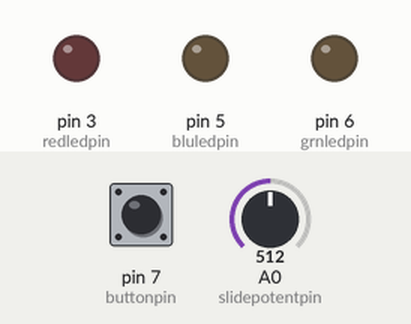
This sketch was run on a simulated Arduino Uno, built with avr-gcc and run on an emulated ATmega328P. Parts: output pins drawn as LEDs (lit = HIGH). The test bench sets the inputs (shaded band); at power-on: pin 7 (buttonpin) LOW, A0 (slidepotentpin) = 512.

Above: at 1.2 s.
1.3 s: pin 7 (buttonpin) pulled HIGH for 0.15 s
4.4 s: A0 (slidepotentpin) set to 122
At 5.45 s:
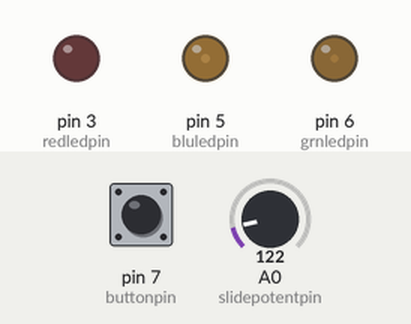
7.4 s: A0 (slidepotentpin) set to 265
At 9.0 s:
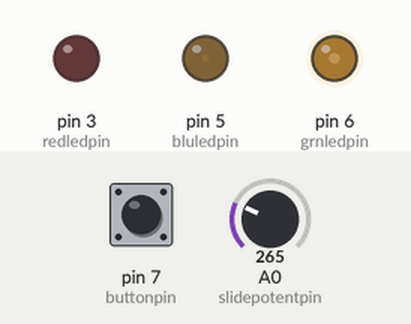
9.3 s: A0 (slidepotentpin) set to 245
12.3 s: A0 (slidepotentpin) set to 306
At 15.1 s:
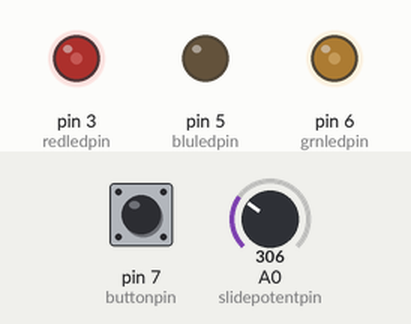
15.3 s: A0 (slidepotentpin) set to 716
At 16.9 s:
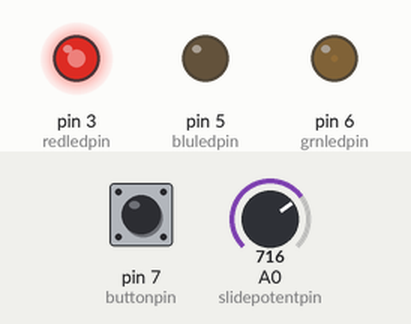
Timing chart, 0 to 26.3 s (numbered marks = the images above; inputs shaded):
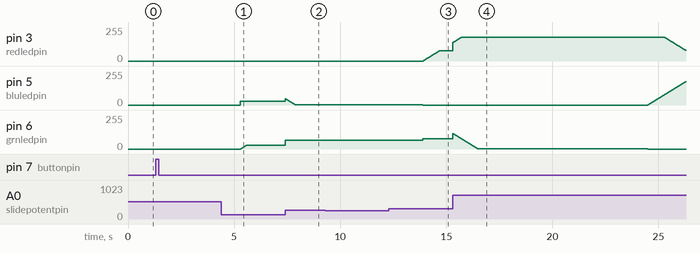

Measured:
- after the input at 1.3 s, every drawn part: stays the same
- after the input at 4.4 s, pin 6 (grnledpin): goes on until 5.6 s, then stays 30/255
- after the input at 7.4 s, pin 6 (grnledpin): 30/255 → 65/255 at once
- after the input at 9.3 s, every drawn part: stays the same
- after the input at 12.3 s, pin 6 (grnledpin): 65/255 → 76/255 after 1.6 s
- after the input at 15.3 s, pin 3 (redledpin): rises from 76/255 to 178/255 in 0.41 s, then falls to 79/255 in 10.6 s

The sketch:

thing.ino
```cpp
#define redledpin 3
#define bluledpin 5
#define grnledpin 6
#define whiteledpin 2
#define buttonpin 7
#define slidepotentpin A0

int rgbledvalues[] = {0, 0, 0};

void setup()
{
  Serial.begin(9600);
}

void blink(int howmanytimes) {
  for(int i = 0; i <= howmanytimes; i++){
    digitalWrite(whiteledpin, HIGH);
    delay(1000);
    digitalWrite(whiteledpin, LOW);
    delay(1000);
  }
}


void updateleds(int redvalue, int bluvalue, int grnvalue){
  int i = map(analogRead(slidepotentpin),0,1024,0,255);
  analogWrite(redledpin, min(redvalue,i));
  analogWrite(bluledpin, min(bluvalue,i));
  analogWrite(grnledpin, min(grnvalue,i));
}

void loop(){
    digitalWrite(whiteledpin, HIGH); // make sure the led is off
    for (;;){
      if(digitalRead(buttonpin)==HIGH){
        goto breakout;
      }
    }
    breakout:
      digitalWrite(whiteledpin, LOW); // make sure the led is off
    blink(1);

    for (int i = 0; i < 255; i++) {
      updateleds(0, 255-i, i); // g to b
      delay(10);
    }
    blink(2);

    for (int i = 0; i < 255; i++) {
      updateleds(i, 0, 255-i); // b to r
      delay(10);
    }
    blink(3);

    for (int i = 0; i < 255; i++) {
      updateleds(255-i, i, 0); // r to g
      delay(10);
    }


}
```
